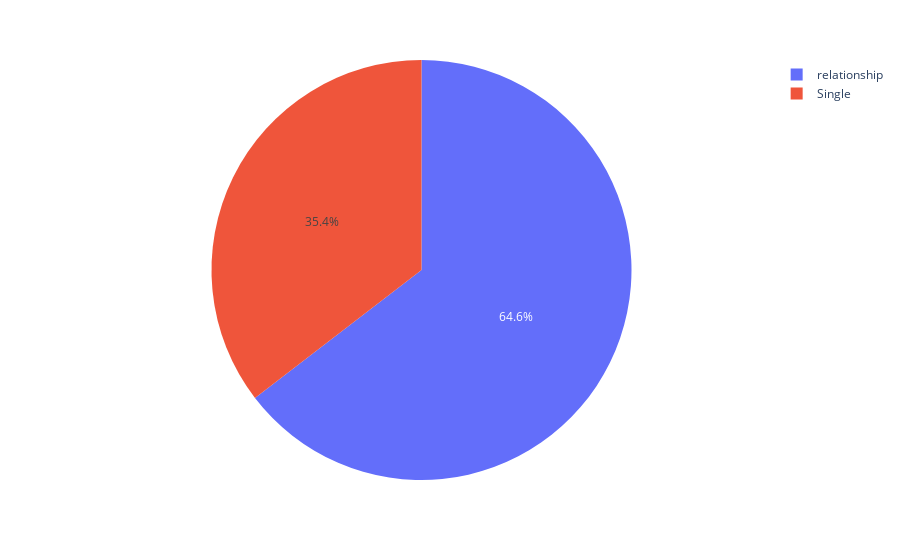

Notebook source saved alongside this figure:
### Code cell
px.pie(names = 'Marital_Status',data_frame = df_dropped_columns)

### Figure 1 — Plotly figure (JSON) as saved in the notebook; plotly's stock layout.template omitted (floating-point values rounded to 4 significant figures; data arrays with more than 128 entries replaced by an {"elided": "..."} marker saying what was removed)
{"data": [{"domain": {"x": [0, 1], "y": [0, 1]}, "hovertemplate": "Marital_Status=%{label}<extra></extra>", "labels": {"elided": "2100 str values"}, "legendgroup": "", "name": "", "showlegend": true, "type": "pie"}], "layout": {"legend": {"tracegroupgap": 0}, "margin": {"t": 60}}}
